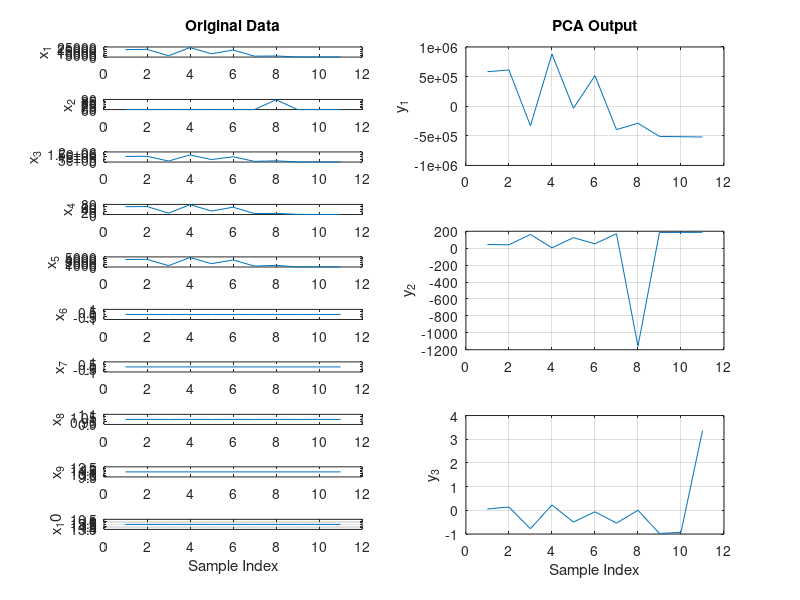

Source code (MATLAB): (Note: this script raises an error after producing the figure.)
%%%%%%%%%%%%%%%%%%%%%%%%%%%%%%%%%%%%%%%%%%%%%%%%%%%%%%%%%%%%%%%%%%%%%%%%%%%%%%%%%%%%%%
%ICMP flood - PCA+LDA+ALO only as previous work
%
%
%Author : 
%Date Created : 
%%%%%%%%%%%%%%%%%%%%%%%%%%%%%%%%%%%%%%%%%%%%%%%%%%%%%%%%%%%%%%%%%%%%%%%%%%%%%%%%%%%%%%
clear all;%#ok
close all;
clc


%Load the Database with both normal and udp attack records from Cloud
load('icmp_Feat.mat');

[pc,score,ev] = pca(X);

%%
%Plotting Inputs vs reduced PCA output
D = size(X,2);
for d=1:D
    % Original Data
    subplot(D,2,2*d-1);
    plot(X(:,d));
    ylabel(['x_' num2str(d)]);
    if d==D
        xlabel('Sample Index');
    end
    if d==1
        title('Original Data');
    end 
end

grid on;
D1 = size(score,2);
for d1=1:D1
   % Transformed Data
    subplot(D1,2,2*d1);
    plot(score(:,d1));
    ylabel(['y_' num2str(d1)]);
    if d1==D1
        xlabel('Sample Index');
    end
    if d1==1
        title('PCA Output');
    end
    grid on;  
end

%%
%LDA 
S1={};
T=zeros(numel(myStr),2);
for ji=1:numel(myStr)
    if(strcmp(myStr(ji).Class,'Attack'))
        S1{ji}=myStr(ji).Class;
        T(ji,1)=1;
    else if(strcmp(myStr(ji).Class,'Normal'))
            S1{ji}=myStr(ji).Class;
            T(ji,2)=1;
        end
    end
end

X1=score;
L = vec2ind(T')';

% [Y, W, lambda, sortorder] = LDA(X1, L);
[W, lambda, sortorder] = LDA(X1, L);

Y=X1*W;

Y1=zeros(size(Y));
%Sort it in the same feature order
for ii=1:size(Y,2)
    Y1(:,sortorder(ii))=Y(:,ii);
end

%Reduce Dimensions - by removing reduundant information
j=1;
for ii=1:size(Y1,2)
    if(sum(Y1(:,ii))==0)
%         disp('All zeros');
    else
        LDA_out(:,j)=Y1(:,ii);%#ok
        j=j+1;
    end  
end


%%
figure;

D2 = size(X1,2)/2;
for d2=1:D2
    % Original Data
    subplot(D2,2,2*d2-1);
    plot(X1(:,d2));
    ylabel(['x_' num2str(d2)]);
    if d2==D2
        xlabel('Sample Index');
    end
    if d2==1
        title('PCA Data');
    end
    grid on;
    
     % Transformed Data
    subplot(D2,2,2*d2);
    plot(Y1(:,d2));
    ylabel(['y_' num2str(d2)]);
    if d2==D2
        xlabel('Sample Index');
    end
    if d2==1
        title('LDA Output');
    end
    grid on;
    
end

%%
%ALO Optimizer
inalo=LDA_out;
[cg_curve,sortantlion,antlions_fitness,idx]=ALO(inalo,50,min(inalo),max(inalo),5,@F1);

N=size(inalo,1);

%Attack Matrix
attkmatrx =zeros(2,N);

Avg_antLfit=sum(antlions_fitness)/N;



for ii=1:N
    if(strcmp(S1{ii},'Normal'))
        attkmatrx(1,ii)=1;
    else
        attkmatrx(2,ii)=1;
    end
end

%%
% Classification using FeedForward Networks
input=antlions_fitness;
t=attkmatrx;

% Create a Pattern Recognition Network
trainFcn = 'trainscg';
hiddenLayerSize = 10;
net = patternnet(hiddenLayerSize);

% Set up Division of Data for Training, Validation, Testing
net.divideParam.trainRatio = 70/100;
net.divideParam.valRatio = 15/100;
net.divideParam.testRatio = 15/100;

% Train the Network
[net,tr] = train(net,input,t);

% Test the Network
testX = input;
testT = t;

testY = net(testX);

%Plotting
figure
plotconfusion(testT,testY);
figure
plotroc(testT,testY);

%Plot Errors
errors=testT-testY;
E=abs(errors(1,:));
figure;
plot([1:length(E)],E);%#ok
xlabel('Instances');
ylabel('Errors=target-outputs');
title('Errors Plot');

%%
%Metrics Calculation
% Actual | Neg | True Neg  | False Pos |
%        | Pos | False Neg | True Pos  |

[c,cm,ind,per] = confusion(testT,testY);

TP = cm(2,2);
TN = cm(1,1);
FP = cm(1,2);
FN = cm(2,1);

Precision = (TP / (TP + FP))*100;
Accuracy = ((TP+TN)/(TP+TN+FP+FN))*100;
Sensitivity = (TP/(TP+FN))*100;
Specificity = (TN/(FP+TN))*100;
Fscore = ((2*TP)/(2*TP+FP+FN))*100;
FallOut = ( FP /(FP + TN))*100;               %False POsitive Rate
NPV = (TN / (TN + FN))*100;                   %NEgaitve Predictive Value

ID_Met = [Precision;Accuracy;Sensitivity;Specificity;Fscore;FallOut;NPV];

%%
%Plot the attack and normal traffic with reduced dataset
figure;
plot([1:N],antlions_fitness);%#ok
xlabel('Sample Index');
ylabel('Traffic Fitness');
title('Traffic Data');

%%
%INtrusion Prevention System
Xips={};

%Reconstruct the IP and feature with class table for user 
for ii=1:N
    Xips{ii,1}=myStr(ii).SrcIP;%#ok
    Xips{ii,2}=myStr(ii).DstIP;%#ok
    Xips{ii,3}=antlions_fitness(ii);%#ok
    Xips{ii,4}=S1{ii};%#ok
end

%Filter the system and white list the attack IP sources
%Filter target
filt_tgt = zeros(2,N);
for ii=1:N
    if(strcmp(Xips{ii,4},'Normal'))
        filt_tgt(1,ii)=1;
    else
        filt_tgt(2,ii)=1; 
    end
end

input1=antlions_fitness;
tgt=filt_tgt;

% Create a Pattern Recognition Network
hiddenLayerSize = 10;
net1 = patternnet(hiddenLayerSize);

% Set up Division of Data for Training, Validation, Testing
net1.divideParam.trainRatio = 70/100;
net1.divideParam.valRatio = 15/100;
net1.divideParam.testRatio = 15/100;

% Train the Network
[net1,tr1] = train(net1,input1,tgt);

% Test the Network
outputs_ips = net1(input);

%Plotting - IPS
figure
plotconfusion(tgt,outputs_ips);
figure
plotroc(tgt,outputs_ips);

%Metrics for IPS

[c1,cm1,ind1,per1] = confusion(tgt,outputs_ips);

TP1 = cm1(2,2);
TN1 = cm1(1,1);
FP1 = cm1(1,2);
FN1 = cm1(2,1);

Precision1 = (TP1 / (TP1 + FP1))*100;
Accuracy1 = ((TP1+TN1)/(TP1+TN1+FP1+FN1))*100;
Sensitivity1 = (TP1/(TP1+FN1))*100;
Specificity1 = (TN1/(FP1+TN1))*100;
Fscore1 = ((2*TP1)/(2*TP1+FP1+FN1))*100;
FallOut1 = ( FP1 /(FP1 + TN1))*100;               %False POsitive Rate
NPV1 = (TN1 / (TN1 + FN1))*100; 

IP_Met = [Precision1;Accuracy1;Sensitivity1;Specificity1;Fscore1;FallOut1;NPV1];

%%
%Save the Black Listed SourceIP Addresses to the cloud
blist={};j=1;blacklist=[];
for ii=1:N
    if(strcmp(Xips{ii,4},'Attack'))
        blist{j}=Xips{ii,1};%#ok
        j=j+1;
    end
end
        
[nrows, ncols]=size(blist);
%Write the blacklist to a txt file
fid1=fopen('C:\apachetomcat9\webapps\TestDoc\BlackList.xls','w');
for col=1:ncols
    fprintf(fid1,'%s\n',blist{1,col});
end
fclose(fid1);

%Save to Cloud
blacklisttoCloud()
